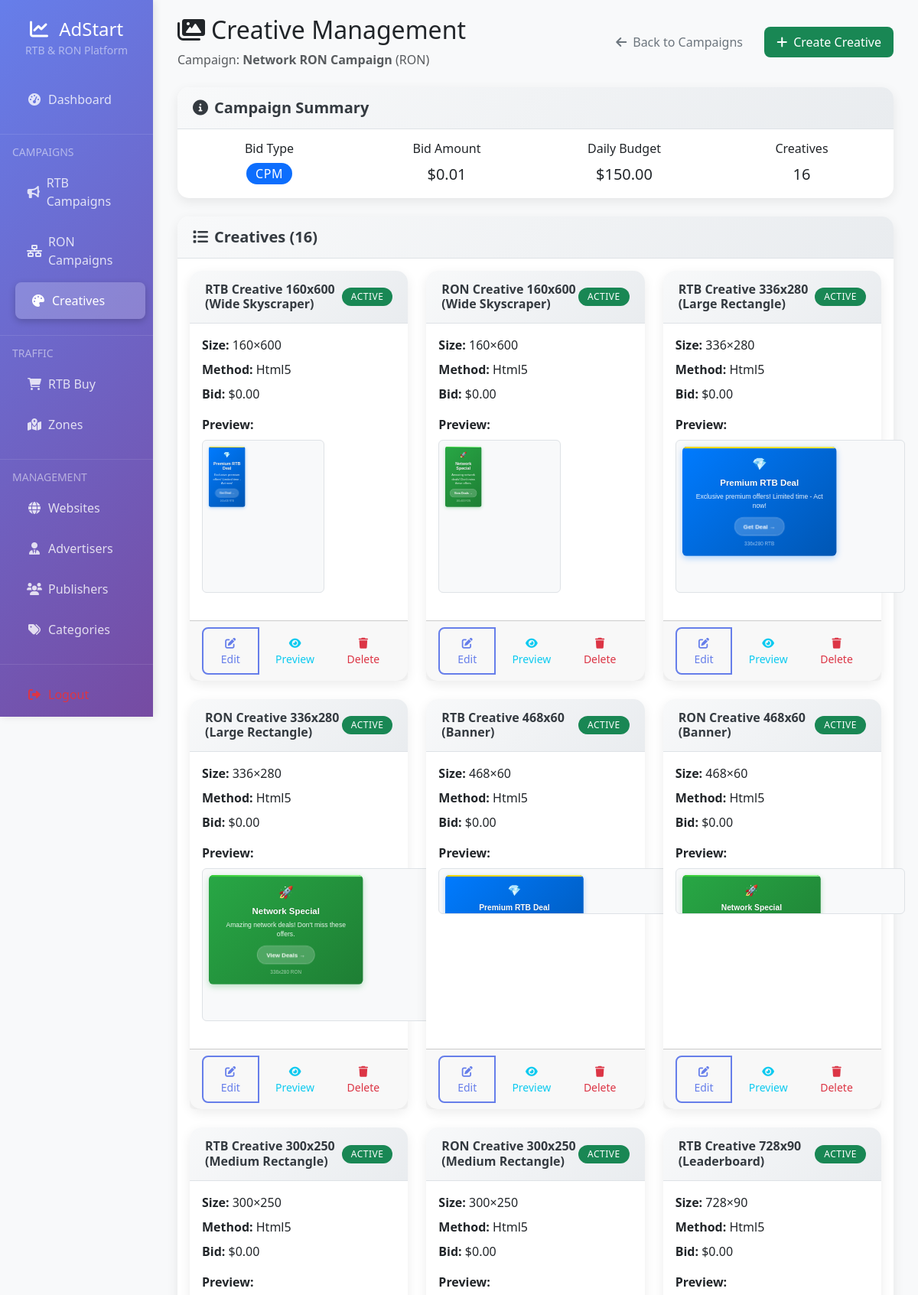
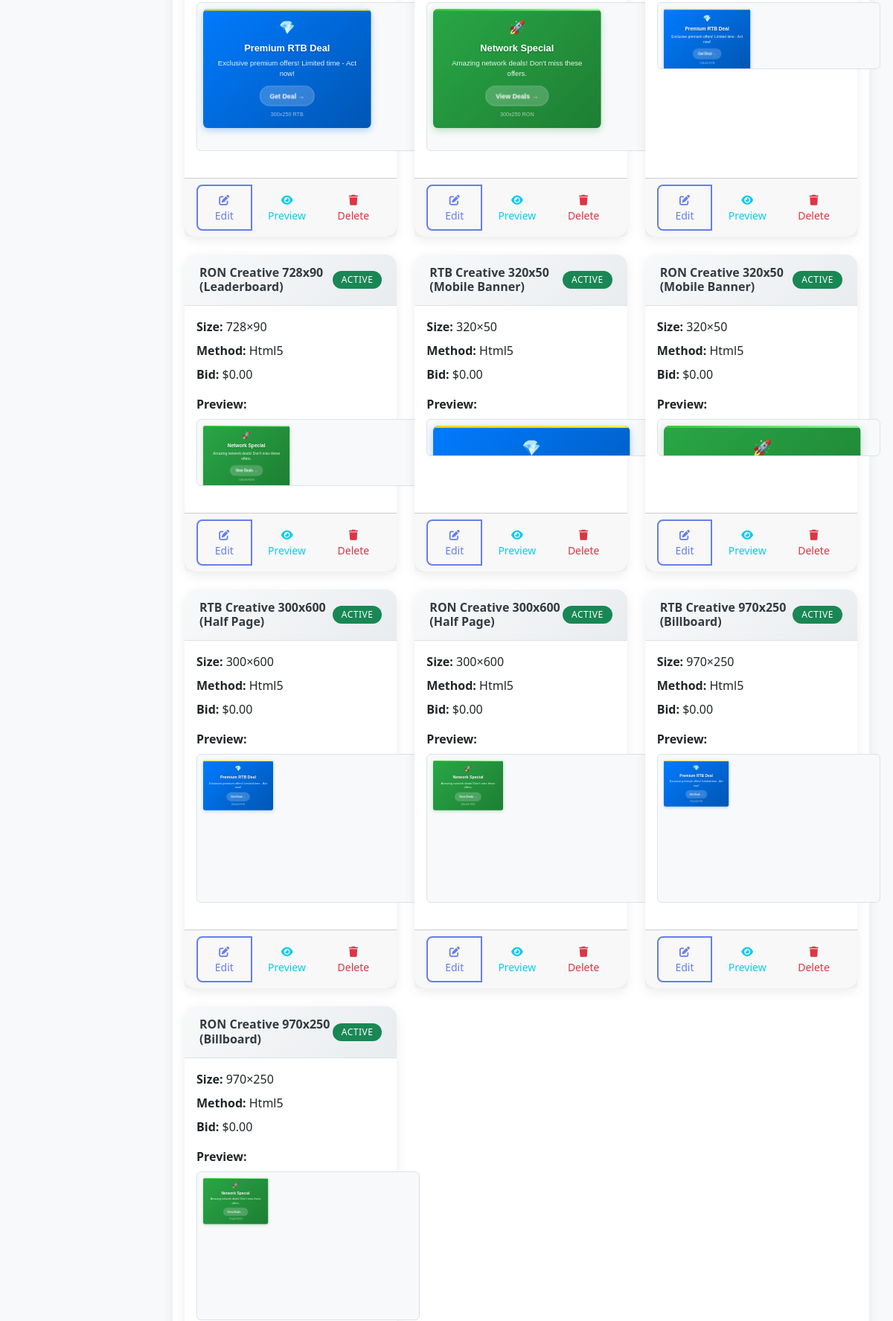
Page /admin/creative.php?campaign_id=1&campaign_type=ron (signed in, upper part) on the committed database (2 pictures, top to bottom).
### tables this page shows
CREATE TABLE `ron_campaigns` (
  `id` int(11) NOT NULL,
  `advertiser_id` int(11) DEFAULT NULL,
  `name` varchar(255) NOT NULL,
  `description` text DEFAULT NULL,
  `landing_url` varchar(500) DEFAULT NULL,
  `bid_type` enum('cpm','cpc') DEFAULT 'cpm',
  `bid_amount` decimal(10,4) DEFAULT 0.0000,
  `format` varchar(50) DEFAULT 'banner',
  `cmp_bid` decimal(10,4) DEFAULT 0.0000,
  `cpm_bid` decimal(10,4) DEFAULT 0.0000,
  `cpc_bid` decimal(10,4) DEFAULT 0.0000,
  `daily_budget` decimal(10,2) DEFAULT 0.00,
  `total_budget` decimal(10,2) DEFAULT 0.00,
  `start_date` date DEFAULT NULL,
  `end_date` date DEFAULT NULL,
  `budget_spent` decimal(10,2) DEFAULT 0.00,
  `category_id` int(11) DEFAULT NULL,
  `target_countries` text DEFAULT NULL,
  `target_browsers` text DEFAULT NULL,
  `target_devices` text DEFAULT NULL,
  `target_os` text DEFAULT NULL,
  `target_languages` text DEFAULT NULL,
  `target_age` varchar(20) DEFAULT NULL,
  `target_gender` varchar(10) DEFAULT NULL,
  `frequency_cap` int(11) DEFAULT 0,
  `status` enum('active','inactive','paused') DEFAULT 'active',
  `created_at` timestamp NULL DEFAULT current_timestamp(),
  `updated_at` timestamp NULL DEFAULT current_timestamp() ON UPDATE current_timestamp()
);

CREATE TABLE `creatives` (
  `id` int(11) NOT NULL,
  `campaign_id` int(11) NOT NULL,
  `campaign_type` enum('rtb','ron') NOT NULL,
  `name` varchar(255) NOT NULL,
  `creative_type` enum('banner','text','video','native') DEFAULT 'banner',
  `method` enum('html5','script') DEFAULT 'html5',
  `width` int(11) NOT NULL,
  `height` int(11) NOT NULL,
  `image_url` varchar(500) DEFAULT NULL,
  `html_content` text DEFAULT NULL,
  `title` varchar(255) DEFAULT NULL,
  `description` text DEFAULT NULL,
  `call_to_action` varchar(100) DEFAULT NULL,
  `bid_amount` decimal(10,4) DEFAULT 0.0000,
  `click_url` varchar(500) DEFAULT NULL,
  `impression_tracking_url` varchar(500) DEFAULT NULL,
  `click_tracking_url` varchar(500) DEFAULT NULL,
  `status` enum('active','inactive','pending','rejected') DEFAULT 'active',
  `created_at` timestamp NULL DEFAULT current_timestamp(),
  `updated_at` timestamp NULL DEFAULT current_timestamp() ON UPDATE current_timestamp()
);

### admin/creative.php (the view, shortened to what this page needs)
<?php
require_once '../config/database.php';
$campaign_id = intval($_GET['campaign_id'] ?? 0);
$campaign_type = $_GET['campaign_type'] ?? 'ron';
$campaign = null;
if ($campaign_id) {
    try {
        $table = $campaign_type == 'ron' ? 'ron_campaigns' : 'rtb_campaigns';
        $stmt = $pdo->prepare("SELECT * FROM {$table} WHERE id = ?");
        $stmt->execute([$campaign_id]);
        $campaign = $stmt->fetch();
    } catch (Exception $e) {
        $message = '<div class="alert alert-danger">Campaign not found.</div>';
    }
}
$creatives = [];
if ($campaign_id) {
    try {
        $stmt = $pdo->prepare("SELECT * FROM creatives WHERE campaign_id = ? AND campaign_type = ? ORDER BY created_at DESC");
        $stmt->execute([$campaign_id, $campaign_type]);
        $creatives = $stmt->fetchAll();
    } catch (Exception $e) {
        $creatives = [];
    }
}
include 'includes/header.php';
?>
<?php include 'includes/sidebar.php'; ?>
<div class="col-md-9 col-lg-10">
    <div class="main-content">
        <div class="d-flex justify-content-between align-items-center mb-4">
            <div>
                <h2><i class="fas fa-images me-2"></i>Creative Management</h2>
                <?php if ($campaign): ?>
                <p class="text-muted mb-0">Campaign: <strong><?php echo htmlspecialchars($campaign['name']); ?></strong> (<?php echo strtoupper($campaign_type); ?>)</p>
                <?php endif; ?>
            </div>
            <div>
                <a href="ron-campaign.php" class="btn btn-outline-secondary me-2">
                    <i class="fas fa-arrow-left me-2"></i>Back to Campaigns
                </a>
                <button class="btn btn-success" data-bs-toggle="modal" data-bs-target="#createCreativeModal">
                    <i class="fas fa-plus me-2"></i>Create Creative
                </button>
            </div>
        </div>
        <?php if ($campaign): ?>
        <div class="card mb-4">
            <div class="card-header">
                <h5><i class="fas fa-info-circle me-2"></i>Campaign Summary</h5>
            </div>
            <div class="card-body">
                <div class="row">
                    <div class="col-md-3">
                        <div class="text-center">
                            <h6>Bid Type</h6>
                            <span class="badge bg-primary fs-6"><?php echo strtoupper($campaign['bid_type'] ?? 'CPM'); ?></span>
                        </div>
                    </div>
                    <div class="col-md-3">
                        <div class="text-center">
                            <h6>Bid Amount</h6>
                            <span class="fs-5">$<?php echo number_format($campaign['bid_amount'] ?? 0, 2); ?></span>
                        </div>
                    </div>
                    <div class="col-md-3">
                        <div class="text-center">
                            <h6>Daily Budget</h6>
                            <span class="fs-5">$<?php echo number_format($campaign['daily_budget'] ?? 0, 2); ?></span>
                        </div>
                    </div>
                    <div class="col-md-3">
                        <div class="text-center">
                            <h6>Creatives</h6>
                            <span class="fs-5"><?php echo count($creatives); ?></span>
                        </div>
                    </div>
                </div>
            </div>
        </div>
        <?php endif; ?>
        <div class="card">
            <div class="card-header">
                <h5><i class="fas fa-list me-2"></i>Creatives (<?php echo count($creatives); ?>)</h5>
            </div>
            <div class="card-body">
                <?php if ($creatives): ?>
                <div class="row">
                    <?php foreach ($creatives as $creative): ?>
                    <div class="col-md-6 col-lg-4 mb-4">
                        <div class="card h-100">
                            <div class="card-header d-flex justify-content-between align-items-center">
                                <h6 class="mb-0"><?php echo htmlspecialchars($creative['name']); ?></h6>
                                <span class="badge bg-<?php echo $creative['status'] == 'active' ? 'success' : 'secondary'; ?>">
                                    <?php echo ucfirst($creative['status']); ?>
                                </span>
                            </div>
                            <div class="card-body">
                                <div class="mb-2">
                                    <strong>Size:</strong> <?php echo $creative['width']; ?>×<?php echo $creative['height']; ?>
                                </div>
                                <div class="mb-2">
                                    <strong>Method:</strong> <?php echo ucfirst($creative['method']); ?>
                                </div>
                                <div class="mb-2">
                                    <strong>Bid:</strong> $<?php echo number_format($creative['bid_amount'], 2); ?>
                                </div>
                                <div class="mt-3">
                                    <strong>Preview:</strong>
                                    <div class="border rounded p-2 bg-light mt-2" style="width: <?php echo min($creative['width'], 300); ?>px; height: <?php echo min($creative['height'], 200); ?>px; overflow: hidden;">
                                        <?php if ($creative['html_content']): ?>
                                            <div style="transform: scale(<?php echo min(300/$creative['width'], 200/$creative['height'], 1); ?>); transform-origin: top left;">
                                                <?php echo $creative['html_content']; ?>
                                            </div>
                                        <?php else: ?>
                                            <div class="d-flex align-items-center justify-content-center h-100 text-muted">
                                                <i class="fas fa-image fa-2x"></i>
                                            </div>
                                        <?php endif; ?>
                                    </div>
                                </div>
                            </div>
                            <div class="card-footer">
                                <div class="btn-group w-100">
                                    <button class="btn btn-sm btn-outline-primary" onclick="editCreative(<?php echo $creative['id']; ?>)">
                                        <i class="fas fa-edit"></i> Edit
                                    </button>
                                    <button class="btn btn-sm btn-outline-info" onclick="previewCreative(<?php echo $creative['id']; ?>)">
                                        <i class="fas fa-eye"></i> Preview
                                    </button>
                                    <button class="btn btn-sm btn-outline-danger" onclick="deleteCreative(<?php echo $creative['id']; ?>)">
                                        <i class="fas fa-trash"></i> Delete
                                    </button>
                                </div>
                            </div>
                        </div>
                    </div>
                    <?php endforeach; ?>
                </div>
                <?php endif; ?>
            </div>
        </div>
    </div>
</div>
<?php include 'includes/footer.php'; ?>

### assets/css/style.css (style rules this page uses)
:root { --primary-gradient: linear-gradient(135deg, #667eea 0%, #764ba2 100%); --primary-color: #667eea; --secondary-color: #764ba2; --success-color: #28a745; --warning-color: #ffc107; --danger-color: #dc3545; --info-color: #17a2b8; --light-color: #f8f9fa; --dark-color: #343a40; }
body { font-family: 'Segoe UI', Tahoma, Geneva, Verdana, sans-serif; background-color: var(--light-color); }
.main-content { background: var(--light-color); min-height: 100vh; padding: 20px; }
.card { border: none; border-radius: 15px; box-shadow: 0 5px 15px rgba(0,0,0,0.08); transition: all 0.3s ease; margin-bottom: 20px; }
.card-header { background: linear-gradient(135deg, #f8f9fa 0%, #e9ecef 100%); border-bottom: 1px solid #dee2e6; border-radius: 15px 15px 0 0 !important; padding: 15px 20px; }
.card-header h5, .card-header h6 { margin: 0; color: var(--dark-color); font-weight: 600; }
.btn { border-radius: 8px; padding: 8px 16px; font-weight: 500; transition: all 0.3s ease; border: none; }
.btn-outline-primary { border: 2px solid var(--primary-color); color: var(--primary-color); }
.badge { padding: 6px 12px; border-radius: 20px; font-weight: 500; text-transform: uppercase; font-size: 0.75em; letter-spacing: 0.5px; }
.card { animation: fadeInUp 0.6s ease-out; }

### admin/includes/header.php (style rules this page uses)
.main-content { background: #f8f9fa; min-height: 100vh; padding: 20px; }
.card { border: none; border-radius: 15px; box-shadow: 0 5px 15px rgba(0,0,0,0.08); transition: transform 0.3s ease; }

### rows in the picture
ron_campaigns: name "Network RON Campaign", bid_type "CPM", bid_amount "0.01", daily_budget "150.00"
creatives: name "RTB Creative 160x600 (Wide Skyscraper)", status "ACTIVE", width "160", height "600", method "Html5", bid_amount "0.00", html_content "💎 Premium RTB Deal"
creatives: name "RON Creative 160x600 (Wide Skyscraper)", status "ACTIVE", width "160", height "600", method "Html5", bid_amount "0.00", html_content "🚀 Network Special"
creatives: name "RTB Creative 336x280 (Large Rectangle)", status "ACTIVE", width "336", height "280", method "Html5", bid_amount "0.00", html_content "💎 Premium RTB Deal Exclusive premium offers! Limited time - Act now! Get Deal → 336x280 RTB"
creatives: name "RON Creative 336x280 (Large Rectangle)", status "ACTIVE", width "336", height "280", method "Html5", bid_amount "0.00", html_content "🚀 Network Special Amazing network deals! Don't miss these offers. View Deals → 336x280 RON"
creatives: name "RTB Creative 468x60 (Banner)", status "ACTIVE", width "468", height "60", method "Html5", bid_amount "0.00", html_content "💎 Premium RTB Deal"
creatives: name "RON Creative 468x60 (Banner)", status "ACTIVE", width "468", height "60", method "Html5", bid_amount "0.00", html_content "🚀 Network Special"
creatives: name "RTB Creative 300x250 (Medium Rectangle)", status "ACTIVE", width "300", height "250", method "Html5", bid_amount "0.00", html_content "💎 Premium RTB Deal Exclusive premium offers! Limited time - Act now! Get Deal → 300x250 RTB"
creatives: name "RON Creative 300x250 (Medium Rectangle)", status "ACTIVE", width "300", height "250", method "Html5", bid_amount "0.00", html_content "🚀 Network Special Amazing network deals! Don't miss these offers. View Deals → 300x250 RON"
creatives: name "RTB Creative 728x90 (Leaderboard)", status "ACTIVE", width "728", height "90", method "Html5", bid_amount "0.00", html_content "💎 Premium RTB Deal Exclusive premium offers! Limited time - Act now!"
creatives: name "RON Creative 728x90 (Leaderboard)", status "ACTIVE", width "728", height "90", method "Html5", bid_amount "0.00", html_content "🚀 Network Special Amazing network deals! Don't miss these offers."
creatives: name "RTB Creative 320x50 (Mobile Banner)", status "ACTIVE", width "320", height "50", method "Html5", bid_amount "0.00", html_content "💎"
creatives: name "RON Creative 320x50 (Mobile Banner)", status "ACTIVE", width "320", height "50", method "Html5", bid_amount "0.00", html_content "🚀"
creatives: name "RTB Creative 300x600 (Half Page)", status "ACTIVE", width "300", height "600", method "Html5", bid_amount "0.00", html_content "💎 Premium RTB Deal"
creatives: name "RON Creative 300x600 (Half Page)", status "ACTIVE", width "300", height "600", method "Html5", bid_amount "0.00", html_content "🚀 Network Special"
creatives: name "RTB Creative 970x250 (Billboard)", status "ACTIVE", width "970", height "250", method "Html5", bid_amount "0.00", html_content "💎"
creatives: name "RON Creative 970x250 (Billboard)", status "ACTIVE", width "970", height "250", method "Html5", bid_amount "0.00", html_content "🚀"

### other values in the picture
$campaign_type "RON"
count($creatives) "16"
